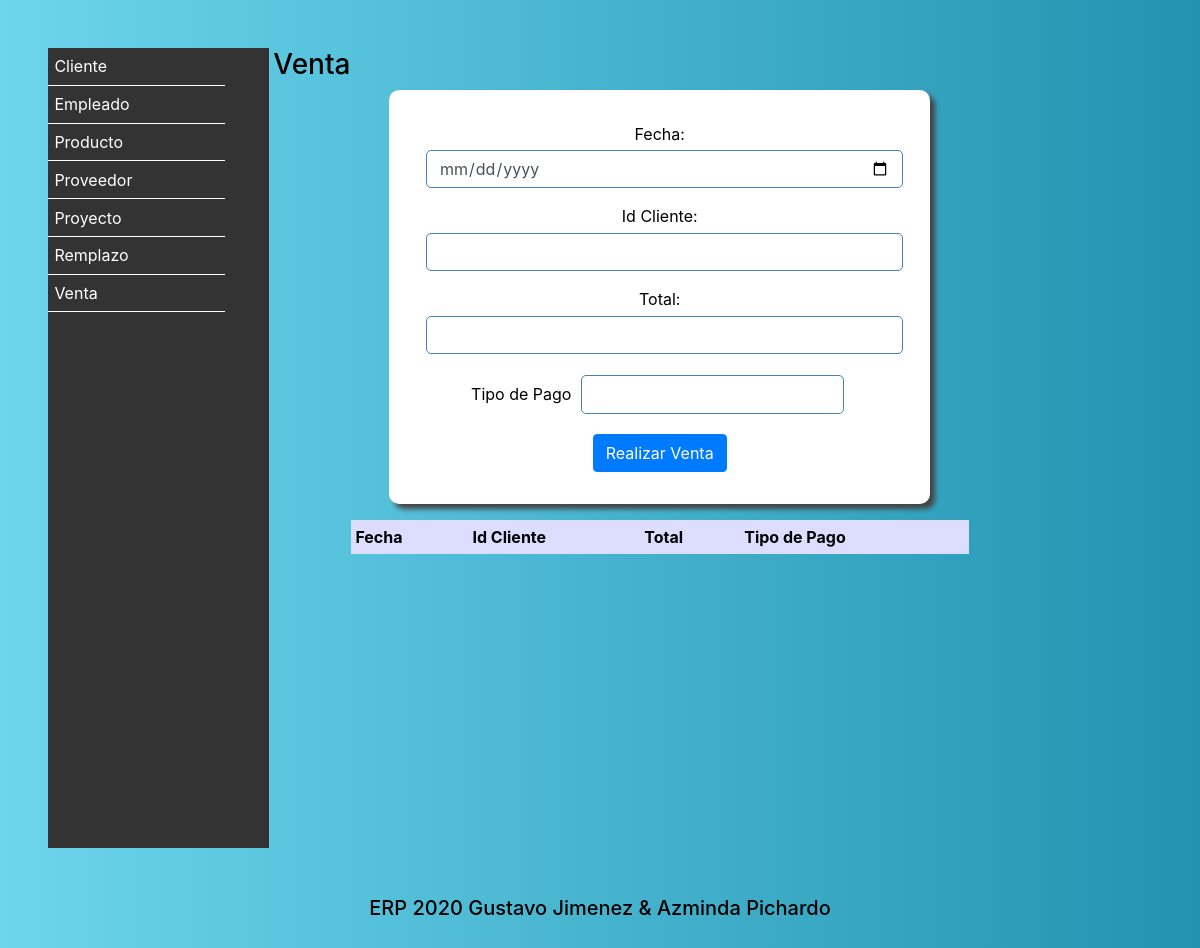
Page /Venta/ on the earlier database version.
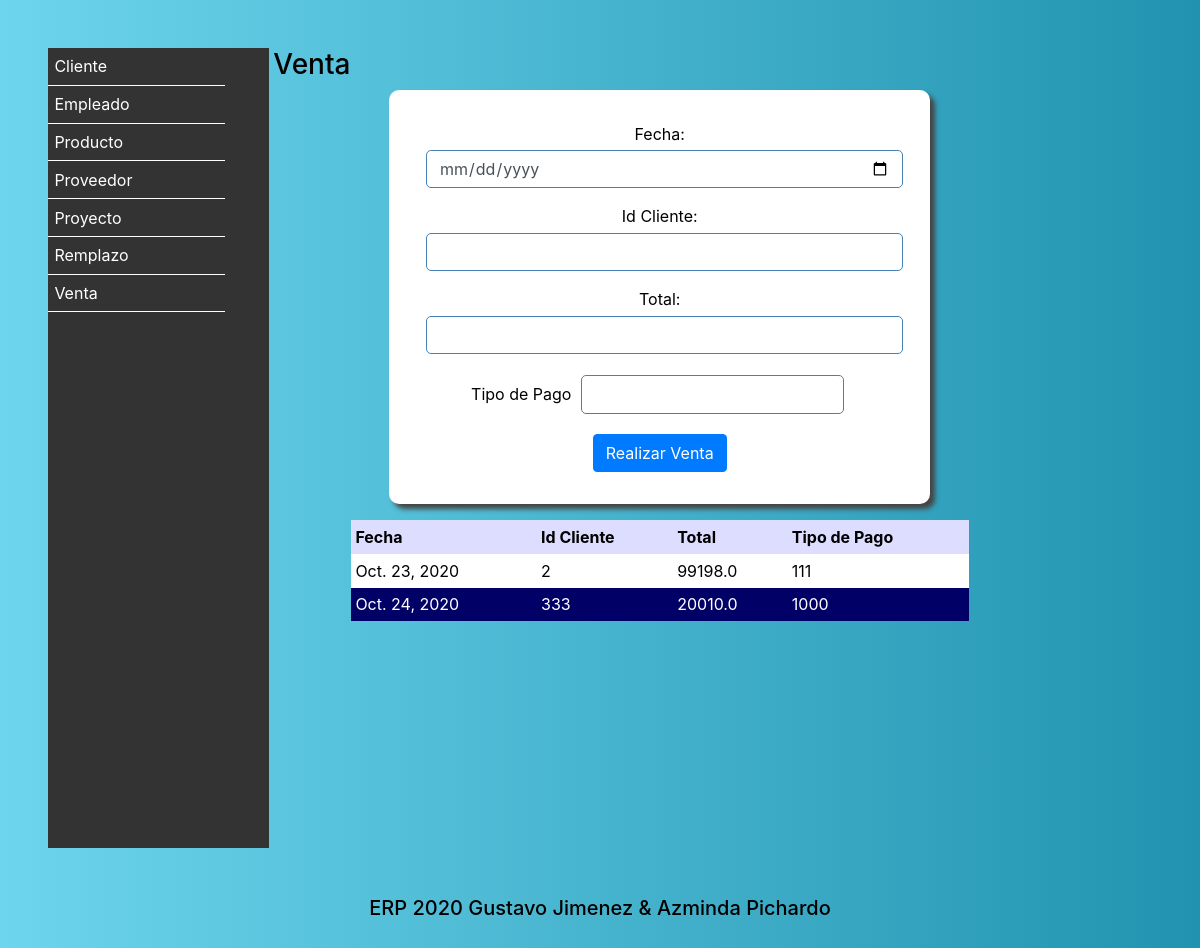
Same page on the later database version.
### Vistas/models.py (models this page shows, shortened)
class Venta (models.Model):
    Fecha = models.DateField()
    IdCliente = models.IntegerField(default=0)
    Total = models.FloatField(default=0)
    TipoPago = models.IntegerField(default=0)
    class Meta:
        verbose_name = 'Venta'
        verbose_name_plural = 'Ventas'
        ordering = ['Fecha']

### Vistas/views.py (the view)
# urls.py: path('Venta/',views.MenuVenta),
def MenuVenta(request):
    if request.POST:
        objeto = Venta()
        objeto.Fecha = request.POST["Fecha"]
        objeto.IdCliente = request.POST["IdCliente"]
        objeto.Total = request.POST["Total"]
        objeto.TipoPago = request.POST["TipoPago"]
        objeto.save()
        ventas = Venta.objects.all()
        return render(request,"Venta.html",{"agregado":"si","ventas":ventas})
    else:
        ventas = Venta.objects.all()
        return render(request,"Venta.html",{"ventas":ventas})

### Vistas/Templates/Venta.html (shortened to what this page needs)
<!DOCTYPE html>
<html lang="es">
  <head>
    {% include "Encabezado.html" %}
  </head>
  <body>
      {% include "menu.html" %}
<section>
    <h3>Venta</h3>
    <form action="" method="post">
    <div class="form-group">
      Fecha:<input type="date" name="Fecha" class="form-control">
    </div>
    <div class="form-group">
      Id Cliente: <input type="text" name="IdCliente" class="form-control">
    </div>
    <div class="form-group">
      Total: <input type="number" name="Total" class="form-control">
    </div>
    <div class="form-group">
      Tipo de Pago <input type="text" name="TipoPago" class="form- control">
    </div>
    <button type="submit" class="btn btn-primary"> Realizar Venta </button>
  </form>
<table>
    <tr>
      <th>Fecha</th>
      <th>Id Cliente</th>
      <th>Total</th>
      <th>Tipo de Pago</th>
    </tr>
      {% for fila in ventas %}
    <tr>
      <td>{{ fila.Fecha}}</td>
      <td>{{ fila.IdCliente}}</td>
      <td>{{ fila.Total}}</td>
      <td>{{ fila.TipoPago}}</td>
    </tr>
      {% endfor %}
</table>
</section>
  {% include "Pie.html" %}
  </body>
</html>

### Vistas/Templates/Encabezado.html (shortened to what this page needs)
{% load static %}
<link rel="stylesheet" href="https://stackpath.bootstrapcdn.com/bootstrap/4.5.2/css/bootstrap.min.css">
<link rel="stylesheet" href="{% static 'Estilos.css'%}">

### Vistas/Templates/Menu.html
<nav>
	<ul>
		<a href="/Cliente/">Cliente</a>
		<a href="/Empleado/">Empleado</a>
		<a href="/Producto/">Producto</a>
		<a href="/Proveedor/">Proveedor</a>
		<a href="/Proyecto/">Proyecto</a>
		<a href="/Remplazo/">Remplazo</a>
		<a href="/Venta/">Venta</a>
	</ul>
</nav>

### Vistas/Templates/Pie.html
<footer>
  <h5>ERP 2020 Gustavo Jimenez & Azminda Pichardo</h5>
</footer>

### Vistas/Templates/static/Estilos.css (style rules this page uses)
* { border: 0; margin: 0; padding: 0; }
body { background: #2193b0; background: -webkit-linear-gradient(to right, #6dd5ed, #2193b0); background: linear-gradient(to right, #6dd5ed, #2193b0); color: black; padding: 3rem; }
form { background-color: white; border-radius: 10px; box-shadow: 5px 5px 5px #444; color: black; margin: 0 auto; padding: 2em; text-align: center; width: 70%; }
footer { margin: 3em; text-align: center; }
input { font-size: 1em; margin: 0.3rem; padding: 0.4rem; }
input[type="text"],input[type="password"],input[type="date"],input[type="number"],input[type="email"],input[type="tel"] { border: 1px solid steelblue; border-radius: 5px; }
section { display: inline-block; vertical-align: top; width: 70%; }
nav { background-color: #333; display: inline-block; height: 100vh; vertical-align: top; width: 20%; }
nav a { border-bottom: 1px solid white; color: white; display: inline-block; padding: 0.4em; text-decoration: none; width: 80%; }
table { margin: 1em auto; width: 80%; }
th { background-color: #ddf; color: black; padding: 0.3em; }
td { padding: 0.3em; }
tr:nth-child(odd) { background-color: #006; color: white; }
tr:nth-child(even) { background-color: white; color: black; }

Differences in the rows shown:
added Venta: Fecha "Oct. 23, 2020", IdCliente "2", Total "99198.0", TipoPago "111"
added Venta: Fecha "Oct. 24, 2020", IdCliente "333", Total "20010.0", TipoPago "1000"
